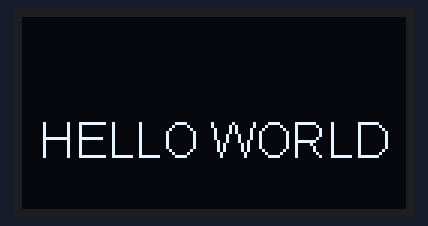
A sketch run on a simulated ESP8266 (NodeMCU). Shown: 128×64 one-colour display.

Above: at 0.1 s.

The sketch:

helloWorld.ino
```cpp
#include "SSD1306.h"
#include "OLEDDisplayUi.h"
#define SSD1306_ADDRESS 0x3c

#define I2C_SDA 21
#define I2C_SCL 22

SSD1306 oled(SSD1306_ADDRESS, I2C_SDA, I2C_SCL);
OLEDDisplayUi ui(&oled);


//FrameCallback frames[] = {drawFrame1, drawFrame2};
#define FRAMES_SIZE (sizeof(frames) / sizeof(frames[0]))


void setup()
{
    Serial.begin(115200);
    Serial.setDebugOutput(true);
    Serial.println();


    oled.init();
    oled.setFont(ArialMT_Plain_16);
    oled.setTextAlignment(TEXT_ALIGN_CENTER);
    delay(50);
    oled.drawString(oled.getWidth() / 2, oled.getHeight() / 2, "HELLO WORLD");
    oled.display();
}

void loop(){

}
```
